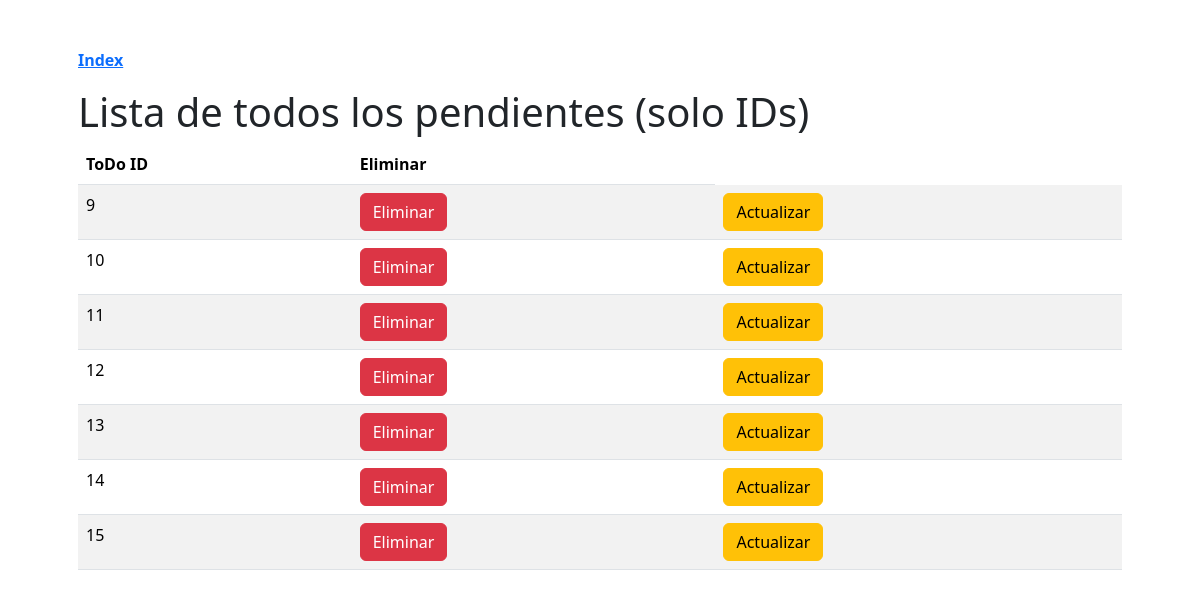
/list/all_id/, run on the app's committed database.
### todo_board/models.py (models this page shows)
class ToDo(models.Model):
    todo_id = models.BigAutoField(primary_key=True)
    title = models.CharField(max_length=100)
    done = models.BooleanField(default=False)
    user_id = models.BigIntegerField()

### todo_board/views.py (the view)
# urls.py: path("list/all_id/", views.list_all_id, name="list_all_id"),
def list_all_id(request: HttpRequest):
    todos = ToDo.objects.all();
    return render(request, f"{app_prefix}/list_all_id.html", {"todos": todos})

### todo_board/templates/todo_board/list_all_id.html
{% extends "todo_board/base.html" %}
{% block content%}
<h1>Lista de todos los pendientes (solo IDs)</h1>
{% if todos %}
    <table class="table table-striped">
    <thead>
        <tr>
        <th scope="col">ToDo ID</th>
        <th scope="col">Eliminar</th>
        </tr>
    </thead>
    <tbody>
        {% for t in todos %}
            <tr>
            <td>{{ t.todo_id }}</td>
            <td><a href="{% url 'todo_board:delete' t.todo_id %}"><button class="btn btn-danger">Eliminar</button></a></td>
            <td><a href="{% url 'todo_board:update' t.todo_id %}"><button class="btn btn-warning">Actualizar</button></a></td>
            </tr>
        {% endfor %}
    </tbody>
    </table>
{% else %}
    <p>No hay ToDos para mostar.<p/>
{% endif %}
{% endblock content%}

### data on the page
ToDo: todo_id "9"
ToDo: todo_id "10"
ToDo: todo_id "11"
ToDo: todo_id "12"
ToDo: todo_id "13"
ToDo: todo_id "14"
ToDo: todo_id "15"
